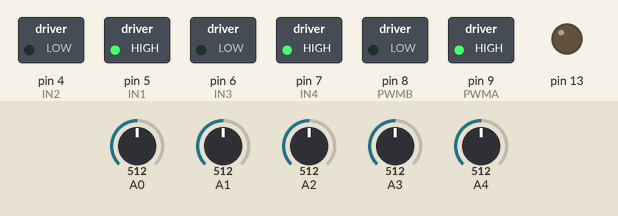
Bench run of a sketch on a simulated Arduino Nano, built with avr-gcc and run on an emulated ATmega328P. Parts: switched loads named in the sketch (green lamp = pin HIGH), output pins drawn as LEDs (lit = HIGH). Inputs (shaded band) come from the test bench; at power-on: A2 = 512, A0 = 512, A1 = 512, A3 = 512, A4 = 512.

Above: at 0.1 s.
At 3.2 s:
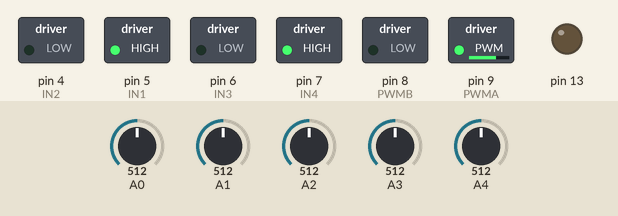
3.3 s: A2 set to 520
At 3.7 s:
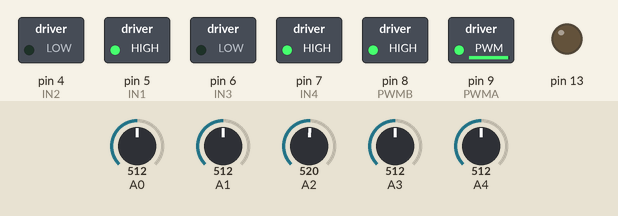
Timing chart, 0 to 6.3 s (numbered marks = the images above; inputs shaded):
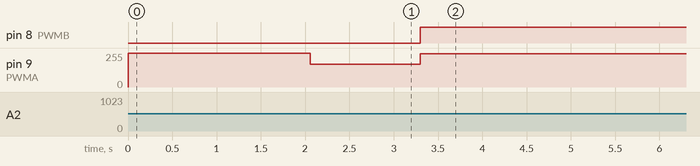

Measured:
- the behaviour switches between 512 and 513 on A2 (found by bisection; images 1 and 2)
- after the input at 3.3 s, pin 8 (PWMB): LOW → HIGH at once; pin 9 (PWMA): 170/255 → 250/255 at once

The sketch:

FastLineFollower_V1.ino
```cpp
/*
  Author: Asongna Brilan
  Email: niconerd650239348@gmail.com

  This is a full code for a fast line following robot designed to be used in competitions
  using Arduino Nano .
  To use this code effectively, first twick and carry individual test for each components.
*/

#include <Arduino.h>

// Motor Pins based on L293D motor driver
#define PWMA 9
#define PWMB 8
#define IN1 5
#define IN2 4
#define IN3 6
#define IN4 7

// Program variables
int MAXSPEED = 255;
int MINSPEED = 100;
int s[5];
int threshold = 512; // default
int min_threshold = 0, max_threshold = 1023;
float current_error, prev_current_error;
float avg;
char turn;
int bal = 0;

const int max_pwm = 250;
int sensor_pos = 0;

int min_readings[5];
int max_readings[5];
int sensor_readings[5];

// Setting PID constants
float kp = 0;
float ki = 0;
float kd = 0;

void setup() {
  Serial.begin(9600); // needs to uncommented when compiling final code.

  pinMode(IN1, OUTPUT);
  pinMode(IN2, OUTPUT);
  pinMode(IN3, OUTPUT);
  pinMode(IN4, OUTPUT);
  pinMode(PWMA, OUTPUT);
  pinMode(PWMB, OUTPUT);

  pinMode(13, OUTPUT);

  //digitalWrite(PWMA, HIGH);
  //digitalWrite(PWMB, HIGH);
  calibrate_sensors();
}

void loop() {
  PID_LINE_FOLLOW();
}

// calibrate sensors

void calibrate_sensors() {
  // init min and max values for the sensors
  for (int k = 0; k < 5 ; k++) {
    min_readings[k] = analogRead(A0 + k);
    min_readings[k] = analogRead(A0 + k);
  }

  // move the robot to calibrate sensor readings
  Drive(100, -100, 1, 0, 0, 1); // turn robot right
  delay(1000); // allow some time for calibration

  // Read sensor values multiple times to find max and  min
  for (int i = 0; i < 100; i++) {
    for (byte j = 0; j < 5; j++) {
      sensor_readings[j] = analogRead(A0 + j);
      if (sensor_readings[j] < min_readings[j]) min_readings[j] = sensor_readings[j];
      if (sensor_readings[j] > max_readings[j]) max_readings[j] = sensor_readings[j];
    }
    delay(10);
  }

  // calculate the threshold as the average of min and max values
  int sum_min = 0, sum_max = 0;
  for (int i = 0; i < 5; i++) {
    sum_min += min_readings[i];
    sum_max += max_readings[i];
  }

  min_threshold = sum_min / 5;
  max_threshold = sum_max / 5;
  threshold = (min_threshold + max_threshold) / 2;

}

// Sensor readinds
void sensor_reading() {
  sensor_pos = 0;
  int active_sensors = 0;

  for (byte i = 0; i < 5; i++) {
    s[i] = analogRead(A0 + i); // Read analog value from A0 - A4
    if (s[i] > threshold) s[i] = 1;
    else s[i] = 0;
    if (s[i] == 1) active_sensors++;
  }

  sensor_pos = (s[0] * 1 + s[1] * 2 + s[2] * 4 + s[3] * 8 + s[4] * 16);
  if (active_sensors > 0) {
    avg = sensor_pos / active_sensors;  // Average value
  }
}

// PID Line Following
void PID_LINE_FOLLOW() {
  int P, I, D, PID;
  int left_motor, right_motor;
  int turn_speed = 170;  // Turn speed, adjust as needed

  float setpoint = 12;     // Target value for the sensor

  // Read sensors and compute the average position
  sensor_reading();

  // Calculate PID components
  current_error = setpoint - avg;
  P = current_error * kp;
  I += current_error;  // Accumulate the integral term
  D = kd * (current_error - prev_current_error);

  // Compute PID value and prevent integral windup
  PID = P + (ki * I) + D;
  I = constrain(I, -255, 255); // Prevent integral windup
  prev_current_error = current_error;

  left_motor = max_pwm + PID;
  right_motor = max_pwm - PID;

  // Ensure motor speed is within valid range
  left_motor = constrain(left_motor, -max_pwm, max_pwm);
  right_motor = constrain(right_motor, -max_pwm, max_pwm);

  // Set motor speeds
  Drive(left_motor + bal, right_motor, 1, 0, 0, 1);

  // Handle turns when sensors lose line
  if ((s[0] + s[1] + s[2] + s[3] + s[4]) == 0) {
    if (turn != 's') {
      Drive(0, 0, 1, 0, 0, 1);
      if (turn == 'r') {
        Drive(turn_speed, -turn_speed - bal, 1, 0, 0, 1);
      } else {
        Drive(-turn_speed, turn_speed + bal, 1, 0, 0, 1);
      }
      while (s[2] == 0) sensor_reading();
      turn = 's';
    }
  }

  if (s[0] == 0 && s[4] == 1) turn = 'l';
  if (s[4] == 0 && s[0] == 1) turn = 'r';

  else if ((s[0] + s[1] + s[2] + s[3] + s[4]) == 5) {
    sensor_reading();
    if ((s[0] + s[1] + s[2] + s[3] + s[4]) == 5) {
      Drive(0, 0, 1, 0, 0, 1);
      while ((s[0] + s[1] + s[2] + s[3] + s[4]) == 5) sensor_reading();
    } else if ((s[0] + s[1] + s[2] + s[3] + s[4]) == 0) turn = 'r';
  }

}

// Serial debugging

void show_analog_value() {
  for (short int i = 5; i >= 0; i--) {
    Serial.print(String(analogRead(A0 + i)) + " ");
  }
  delay(100);
}


// Motor control
void Drive(int LS, int RS, int in1, int in2, int in3, int in4) {
  /*
     Motor speed control.
     Min PWM = 100, Max PWM = 255

     Use this to set you motors
     Drive(MAXSPEED, MAXSPEED, 0, 1, 1, 0); --> motors move backward
     Drive(MAXSPEED, MAXSPEED, 1, 0, 0, 1); --> motors move forward

     For turning left, increase right motor speed or reduce left motor speed
     For turning right, increase left motor speed or reduce right motor speed
     Drive(MAXSPEED, MAXSPEED, 0, 1, 1, 0);
     Drive(MAXSPEED, MAXSPEED, 0, 1, 1, 0);
  */

  analogWrite(PWMA, RS);
  analogWrite(PWMB, LS);

  // Motor direction control
  digitalWrite(IN1, in1);
  digitalWrite(IN2, in2);
  digitalWrite(IN3, in3);
  digitalWrite(IN4, in4);
}

// System check
void Blink() {
  digitalWrite(13, HIGH);
  delay(100);
  digitalWrite(13, LOW);
  delay(100);
}
```
